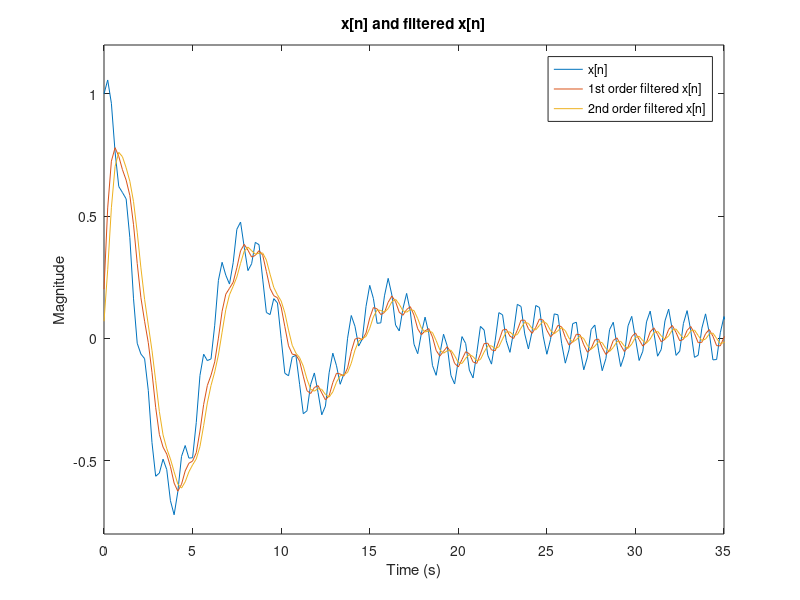
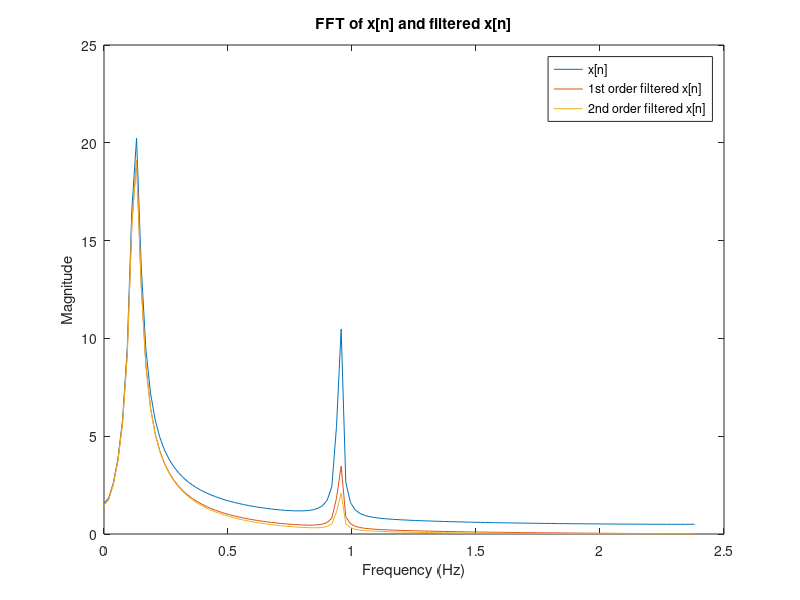
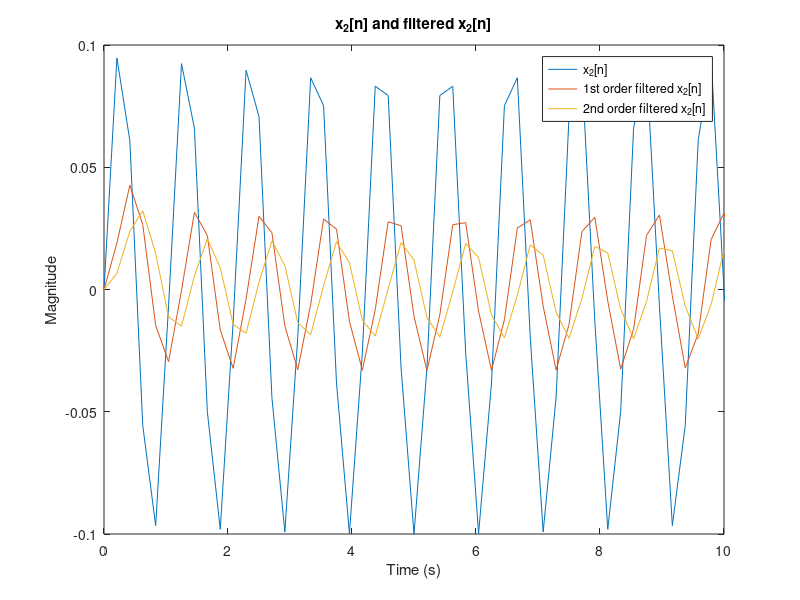
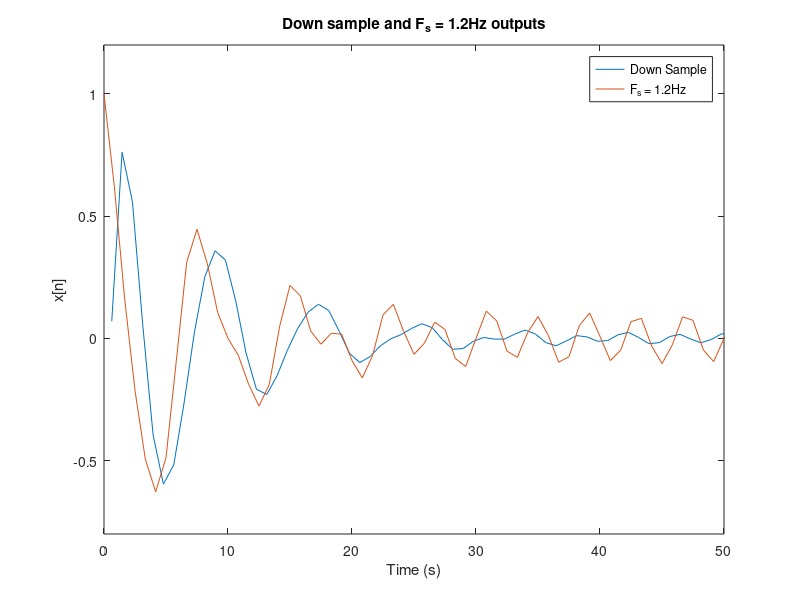

Reproduce these figures in MATLAB, in order.
clear;
close all;

a = 0.12;
Omega_1 = 0.25 * pi;
Omega_2 = 1.9 * pi;
F_s = 4.8;
F_s_12Hz = 1.2;
alpha_1st = 0.597991;
alpha_2nd = 0.470126;

sample = 0:255;
N = length(sample);

t = 1 / F_s * sample;
x_2 = 0.1 * sin(Omega_2 * t);
x = exp(-a * t) .* cos(Omega_1 * t) + x_2;

t_12Hz = 1 / F_s_12Hz * sample;
x_12Hz = exp(-a * t_12Hz) .* cos(Omega_1 * t_12Hz) + 0.1 * sin(Omega_2 * t_12Hz);

y_1st = zeros(1, N);
y_2nd_intermediate = zeros(1, N);
y_2nd = zeros(1, N);
y_2_1st = zeros(1, N);
y_2_2nd_intermediate = zeros(1, N);
y_2_2nd = zeros(1, N);

y_1st(1) = (1 - alpha_1st) / 2 * x(1);
for index = 2:N
    y_1st(index) = (1 - alpha_1st) / 2 * (x(index) + x(index-1)) + alpha_1st * y_1st(index-1);
end

y_2nd_intermediate(1) = (1 - alpha_2nd) / 2 * x(1);
for index = 2:N
    y_2nd_intermediate(index) = (1 - alpha_2nd) / 2 * (x(index) + x(index-1)) + alpha_2nd * y_2nd_intermediate(index-1);
end
y_2nd(1) = (1 - alpha_2nd) / 2 * y_2nd_intermediate(1);
for index = 2:N
    y_2nd(index) = (1 - alpha_2nd) / 2 * (y_2nd_intermediate(index) + y_2nd_intermediate(index-1)) + alpha_2nd * y_2nd(index-1);
end


y_2_1st(1) = (1 - alpha_1st) / 2 * x_2(1);
for index = 2:N
    y_2_1st(index) = (1 - alpha_1st) / 2 * (x_2(index) + x_2(index-1)) + alpha_1st * y_2_1st(index-1);
end

y_2_2nd_intermediate(1) = (1 - alpha_2nd) / 2 * x_2(1);
for index = 2:N
    y_2_2nd_intermediate(index) = (1 - alpha_2nd) / 2 * (x_2(index) + x_2(index-1)) + alpha_2nd * y_2_2nd_intermediate(index-1);
end
y_2_2nd(1) = (1 - alpha_2nd) / 2 * y_2_2nd_intermediate(1);
for index = 2:N
    y_2_2nd(index) = (1 - alpha_2nd) / 2 * (y_2_2nd_intermediate(index) + y_2_2nd_intermediate(index-1)) + alpha_2nd * y_2_2nd(index-1);
end

y_ds = y_2nd(1:4:N);

X = fft(x);
X = fftshift(X);
X = X(N/2+1:N);
X = abs(X);

Y_1st = fft(y_1st);
Y_1st = fftshift(Y_1st);
Y_1st = Y_1st(N/2+1:N);
Y_1st = abs(Y_1st);

Y_2nd = fft(y_2nd);
Y_2nd = fftshift(Y_2nd);
Y_2nd = Y_2nd(N/2+1:N);
Y_2nd = abs(Y_2nd);

N_ds = N / 4;
Y_ds = fft(y_ds);
Y_ds = fftshift(Y_ds);
Y_ds = Y_ds(N_ds/2+1:N_ds);
Y_ds = abs(Y_ds);

X_12Hz = fft(x_12Hz);
X_12Hz = fftshift(X_12Hz);
X_12Hz = X_12Hz(N/2+1:N);
X_12Hz = abs(X_12Hz);


f = (N/2:N-1) * F_s / N - F_s / 2;

F_s_ds = F_s/4;
f_ds = (N_ds/2:N_ds-1) * F_s_ds / N_ds - F_s_ds / 2;

f_12Hz = (N/2:N-1) * F_s_12Hz / N - F_s_12Hz / 2;

% (e) time domain
plot(t, x);
hold on;
plot(t, y_1st);
hold on;
plot(t, y_2nd);
xlabel('Time (s)');
ylabel('Magnitude');
title('x[n] and filtered x[n]');
legend('x[n]', '1st order filtered x[n]', '2nd order filtered x[n]');
axis([0 35 -0.8 1.2]);
set (gcf, 'Position', [500 500 1000 420]);

% (e) frequency domain
figure;
plot(f, X);
hold on;
plot(f, Y_1st);
hold on;
plot(f, Y_2nd);
xlabel('Frequency (Hz)');
ylabel('Magnitude');
title('FFT of x[n] and filtered x[n]');
legend('x[n]', '1st order filtered x[n]', '2nd order filtered x[n]');
set (gcf, 'Position', [500 500 1000 420]);

% (f) x2[n] - time domain
figure;
plot(t, x_2);
hold on;
plot(t, y_2_1st);
hold on;
plot(t, y_2_2nd);
xlabel('Time (s)');
ylabel('Magnitude');
title('x_2[n] and filtered x_2[n]');
legend('x_2[n]', '1st order filtered x_2[n]', '2nd order filtered x_2[n]');
axis([0 10 -0.1 0.1]);
set (gcf, 'Position', [500 500 1000 420]);

% (g) down sample and sampling frequency = 1.2Hz - time domain
figure;
plot(t(4:4:N), y_ds);
hold on;
plot(t_12Hz, x_12Hz);
xlabel('Time (s)');
ylabel('x[n]');
title('Down sample and F_s = 1.2Hz outputs');
legend('Down Sample', 'F_s = 1.2Hz');
axis([0 50 -0.8 1.2]);

% (g) down sample and sampling frequency = 1.2Hz - frequency domain
figure;
plot(f_ds, Y_ds);
hold on;
plot(f_12Hz, X_12Hz);
xlabel('Frequency (Hz)');
ylabel('Magnitude');
title('FFT of down sample and F_s = 1.2Hz outputs');
legend('Down Sample', 'F_s = 1.2Hz');
